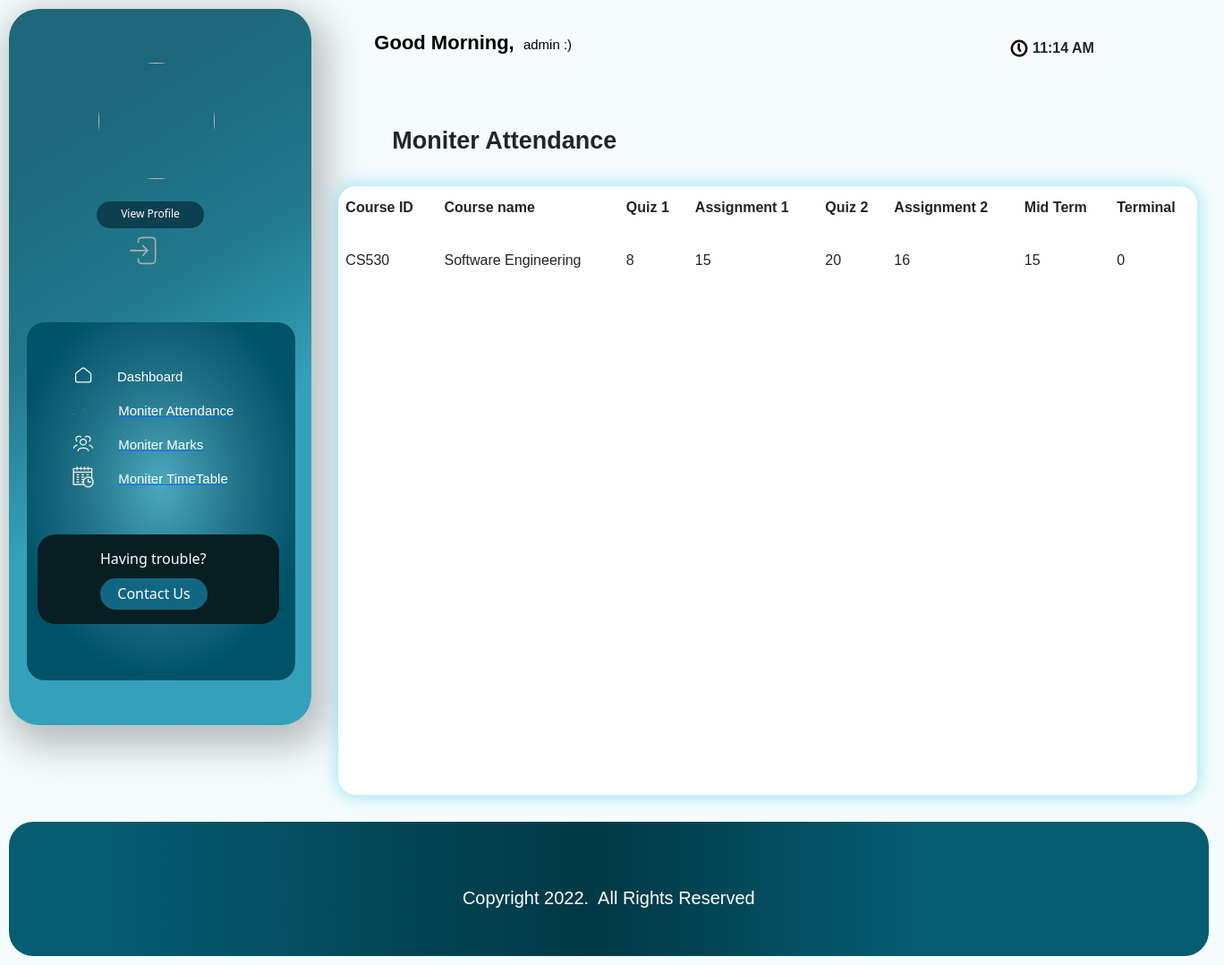
The app's page /info/student/CS09/marks_list/ (signed in), older data.
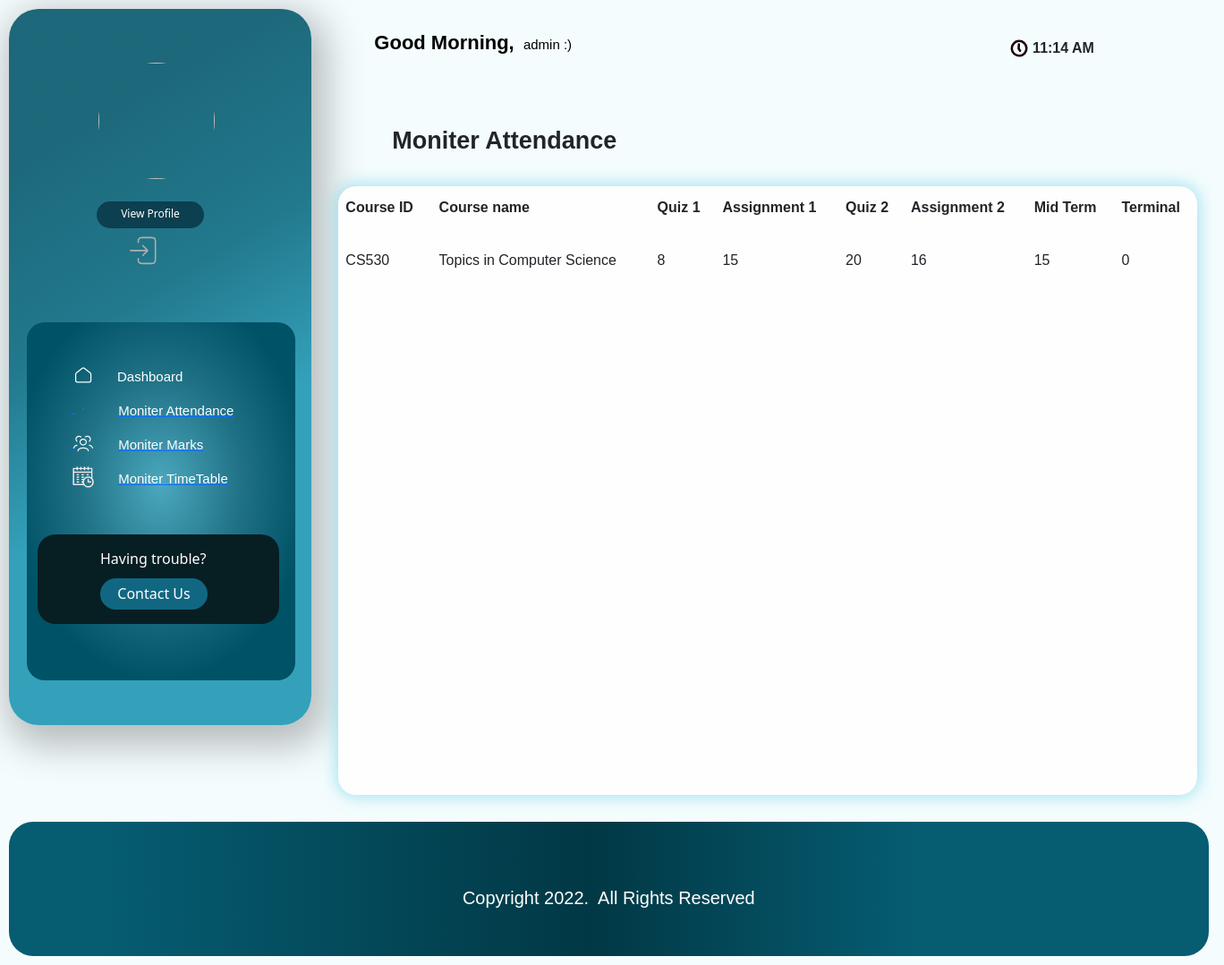
The same page, newer data.
### info/models.py (models this page shows, shortened)
class StudentCourse(models.Model):
    student = models.ForeignKey(Student, on_delete=models.CASCADE)
    course = models.ForeignKey(Course, on_delete=models.CASCADE)
    class Meta:
        unique_together = (('student', 'course'),)
        verbose_name_plural = 'Marks'

class Course(models.Model):
    dept = models.ForeignKey(Dept, on_delete=models.CASCADE)
    id = models.CharField(primary_key='True', max_length=50)
    name = models.CharField(max_length=50)
    shortname = models.CharField(max_length=50, default='X')

### info/views.py (the view)
# urls.py: path('student/<slug:stud_id>/marks_list/', views.marks_list, name='marks_list'),
@login_required()
def marks_list(request, stud_id):
    stud = Student.objects.get(USN=stud_id, )
    ass_list = Assign.objects.filter(class_id_id=stud.class_id)
    sc_list = []
    for ass in ass_list:
        try:
            sc = StudentCourse.objects.get(student=stud, course=ass.course)
        except StudentCourse.DoesNotExist:
            sc = StudentCourse(student=stud, course=ass.course)
            sc.save()
            sc.marks_set.create(type='I', name='Quiz 1')
            sc.marks_set.create(type='I', name='Assignment 1')
            sc.marks_set.create(type='I', name='Quiz 2')
            sc.marks_set.create(type='E', name='Assignment 2')
            sc.marks_set.create(type='E', name='Mid Term')
            sc.marks_set.create(type='S', name='Terminal')
        sc_list.append(sc)
    return render(request, 'info/marks_list.html', {'sc_list': sc_list ,'date': g, 'time': current_time})

### info/templates/info/marks_list.html (shortened to what the changed rows need)
<!DOCTYPE html>
<html lang="en">
<head>
    <link rel="stylesheet" href="https://cdnjs.cloudflare.com/ajax/libs/font-awesome/4.7.0/css/font-awesome.min.css">
     <link href="https://cdn.jsdelivr.net/npm/bootstrap@5.2.0-beta1/dist/css/bootstrap.min.css" rel="stylesheet">
      <link href="https://cdn.jsdelivr.net/npm/remixicon@2.5.0/fonts/remixicon.css" rel="stylesheet">
</head>
<body style="background-color: rgba(245, 252, 253, 0.94)" >
      <div  style="background-color: rgba(245, 252, 253, 0.94)" >
    <div class="maiin">
        <div class="upcnt">
            <div class="upritcnt">
                <div >
                <div class="Attendance">
                  <div class="prescont">
              <table id="studnt" >
                  <thead>
                    <tr>
                        <th>Course ID</th>
                        <th>Course name</th>
                        <th>Quiz 1</th>
                        <th>Assignment 1</th>
                        <th>Quiz 2</th>
                        <th>Assignment 2</th>
                        <th>Mid Term </th>
                        <th>Terminal</th>
                    </tr>
                  </thead>
                  <tbody>
                    {% for sc in sc_list %}
                    <tr>
                        <td>{{ sc.course_id }}</td>
                        <td>{{sc.course.name}}</td>
                        {% for m in sc.marks_set.all %}
                            <td>{{ m.marks1 }}</td>
                        {% endfor %}
                    </tr>
                    {% empty %}
                            <p>student has no courses</p>
                    {% endfor %}
                  </tbody>
                </table>
              </div>
            </div>
        </div>
    </div>
</div>
</div>
</body>
</html>

Row changes from the older to the newer data that the page shows:
changed through a linked row, StudentCourse "CS530": course.name "Software Engineering" → "Topics in Computer Science"
